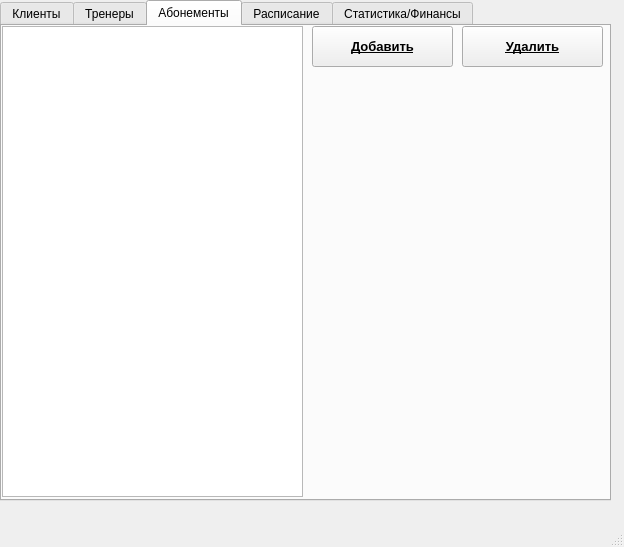
<?xml version="1.0" encoding="UTF-8"?>
<ui version="4.0">
 <class>MainWindow</class>
 <widget class="QMainWindow" name="MainWindow">
  <property name="geometry">
   <rect>
    <x>0</x>
    <y>0</y>
    <width>624</width>
    <height>547</height>
   </rect>
  </property>
  <property name="windowTitle">
   <string>MainWindow</string>
  </property>
  <widget class="QWidget" name="centralwidget">
   <widget class="QTabWidget" name="tabWidget_2">
    <property name="geometry">
     <rect>
      <x>0</x>
      <y>0</y>
      <width>611</width>
      <height>501</height>
     </rect>
    </property>
    <property name="currentIndex">
     <number>2</number>
    </property>
    <widget class="QWidget" name="tab_6">
     <attribute name="title">
      <string>Клиенты</string>
     </attribute>
     <widget class="QTableView" name="tvClients">
      <property name="geometry">
       <rect>
        <x>0</x>
        <y>0</y>
        <width>321</width>
        <height>471</height>
       </rect>
      </property>
     </widget>
     <widget class="QPushButton" name="btnAddClient">
      <property name="geometry">
       <rect>
        <x>320</x>
        <y>0</y>
        <width>281</width>
        <height>41</height>
       </rect>
      </property>
      <property name="font">
       <font>
        <pointsize>10</pointsize>
        <bold>true</bold>
        <underline>true</underline>
       </font>
      </property>
      <property name="text">
       <string>Добавить</string>
      </property>
     </widget>
     <widget class="QPushButton" name="btnEditClient">
      <property name="geometry">
       <rect>
        <x>320</x>
        <y>40</y>
        <width>281</width>
        <height>41</height>
       </rect>
      </property>
      <property name="font">
       <font>
        <pointsize>10</pointsize>
        <bold>true</bold>
        <underline>true</underline>
       </font>
      </property>
      <property name="text">
       <string>Изменить</string>
      </property>
     </widget>
     <widget class="QPushButton" name="btnDelClient">
      <property name="geometry">
       <rect>
        <x>320</x>
        <y>80</y>
        <width>281</width>
        <height>41</height>
       </rect>
      </property>
      <property name="font">
       <font>
        <pointsize>10</pointsize>
        <bold>true</bold>
        <underline>true</underline>
       </font>
      </property>
      <property name="text">
       <string>Удалить</string>
      </property>
     </widget>
     <widget class="QPushButton" name="btnRegisterVisit">
      <property name="geometry">
       <rect>
        <x>320</x>
        <y>120</y>
        <width>281</width>
        <height>41</height>
       </rect>
      </property>
      <property name="font">
       <font>
        <pointsize>10</pointsize>
        <bold>true</bold>
        <underline>true</underline>
       </font>
      </property>
      <property name="text">
       <string>Отметить посещение</string>
      </property>
     </widget>
     <widget class="QPushButton" name="btnAddSubscription">
      <property name="geometry">
       <rect>
        <x>320</x>
        <y>160</y>
        <width>281</width>
        <height>41</height>
       </rect>
      </property>
      <property name="font">
       <font>
        <pointsize>10</pointsize>
        <bold>true</bold>
        <underline>true</underline>
       </font>
      </property>
      <property name="text">
       <string>Добавить абонемент</string>
      </property>
     </widget>
    </widget>
    <widget class="QWidget" name="tab_7">
     <attribute name="title">
      <string>Тренеры</string>
     </attribute>
     <widget class="QTableView" name="tvTrainers">
      <property name="geometry">
       <rect>
        <x>0</x>
        <y>0</y>
        <width>301</width>
        <height>471</height>
       </rect>
      </property>
     </widget>
     <widget class="QPushButton" name="btnAddTrainer">
      <property name="geometry">
       <rect>
        <x>310</x>
        <y>0</y>
        <width>141</width>
        <height>41</height>
       </rect>
      </property>
      <property name="font">
       <font>
        <pointsize>10</pointsize>
        <bold>true</bold>
        <underline>true</underline>
       </font>
      </property>
      <property name="text">
       <string>Добавить</string>
      </property>
     </widget>
     <widget class="QPushButton" name="btnDelTrainer">
      <property name="geometry">
       <rect>
        <x>460</x>
        <y>0</y>
        <width>141</width>
        <height>41</height>
       </rect>
      </property>
      <property name="font">
       <font>
        <pointsize>10</pointsize>
        <bold>true</bold>
        <underline>true</underline>
       </font>
      </property>
      <property name="text">
       <string>Удалить</string>
      </property>
     </widget>
    </widget>
    <widget class="QWidget" name="tab_8">
     <attribute name="title">
      <string>Абонементы</string>
     </attribute>
     <widget class="QTableView" name="tvSubTypes">
      <property name="geometry">
       <rect>
        <x>0</x>
        <y>0</y>
        <width>301</width>
        <height>471</height>
       </rect>
      </property>
     </widget>
     <widget class="QPushButton" name="btnAddSubType">
      <property name="geometry">
       <rect>
        <x>310</x>
        <y>0</y>
        <width>141</width>
        <height>41</height>
       </rect>
      </property>
      <property name="font">
       <font>
        <pointsize>10</pointsize>
        <bold>true</bold>
        <underline>true</underline>
       </font>
      </property>
      <property name="text">
       <string>Добавить</string>
      </property>
     </widget>
     <widget class="QPushButton" name="btnDelSubType">
      <property name="geometry">
       <rect>
        <x>460</x>
        <y>0</y>
        <width>141</width>
        <height>41</height>
       </rect>
      </property>
      <property name="font">
       <font>
        <pointsize>10</pointsize>
        <bold>true</bold>
        <underline>true</underline>
       </font>
      </property>
      <property name="text">
       <string>Удалить</string>
      </property>
     </widget>
    </widget>
    <widget class="QWidget" name="tab_9">
     <attribute name="title">
      <string>Расписание</string>
     </attribute>
     <widget class="QCalendarWidget" name="calendarSchedule">
      <property name="geometry">
       <rect>
        <x>0</x>
        <y>0</y>
        <width>312</width>
        <height>190</height>
       </rect>
      </property>
     </widget>
     <widget class="QPushButton" name="btnAddTraining">
      <property name="geometry">
       <rect>
        <x>0</x>
        <y>190</y>
        <width>311</width>
        <height>31</height>
       </rect>
      </property>
      <property name="font">
       <font>
        <pointsize>10</pointsize>
        <bold>true</bold>
        <underline>true</underline>
       </font>
      </property>
      <property name="text">
       <string>Добавить тренировку</string>
      </property>
     </widget>
     <widget class="QPushButton" name="btnDelTraining">
      <property name="geometry">
       <rect>
        <x>0</x>
        <y>220</y>
        <width>311</width>
        <height>31</height>
       </rect>
      </property>
      <property name="font">
       <font>
        <pointsize>10</pointsize>
        <bold>true</bold>
        <underline>true</underline>
       </font>
      </property>
      <property name="text">
       <string>Отменить занятие</string>
      </property>
     </widget>
     <widget class="QPushButton" name="btnRefresh">
      <property name="geometry">
       <rect>
        <x>0</x>
        <y>250</y>
        <width>311</width>
        <height>31</height>
       </rect>
      </property>
      <property name="font">
       <font>
        <pointsize>10</pointsize>
        <bold>true</bold>
        <underline>true</underline>
       </font>
      </property>
      <property name="text">
       <string>Обновить</string>
      </property>
     </widget>
     <widget class="QTableView" name="tvSchedule">
      <property name="geometry">
       <rect>
        <x>320</x>
        <y>0</y>
        <width>281</width>
        <height>471</height>
       </rect>
      </property>
      <property name="editTriggers">
       <set>QAbstractItemView::EditTrigger::NoEditTriggers</set>
      </property>
      <property name="selectionBehavior">
       <enum>QAbstractItemView::SelectionBehavior::SelectRows</enum>
      </property>
     </widget>
    </widget>
    <widget class="QWidget" name="tab_10">
     <attribute name="title">
      <string>Статистика/Финансы</string>
     </attribute>
     <widget class="QDateEdit" name="deFrom">
      <property name="geometry">
       <rect>
        <x>0</x>
        <y>0</y>
        <width>111</width>
        <height>41</height>
       </rect>
      </property>
     </widget>
     <widget class="QDateEdit" name="deTo">
      <property name="geometry">
       <rect>
        <x>270</x>
        <y>0</y>
        <width>111</width>
        <height>41</height>
       </rect>
      </property>
     </widget>
     <widget class="QPushButton" name="btnCalcStats">
      <property name="geometry">
       <rect>
        <x>490</x>
        <y>0</y>
        <width>111</width>
        <height>41</height>
       </rect>
      </property>
      <property name="font">
       <font>
        <pointsize>10</pointsize>
        <bold>true</bold>
        <underline>true</underline>
       </font>
      </property>
      <property name="text">
       <string>Рассчитать</string>
      </property>
     </widget>
     <widget class="QLineEdit" name="lineEdit">
      <property name="geometry">
       <rect>
        <x>110</x>
        <y>0</y>
        <width>111</width>
        <height>41</height>
       </rect>
      </property>
      <property name="font">
       <font>
        <pointsize>10</pointsize>
        <bold>true</bold>
       </font>
      </property>
      <property name="text">
       <string>С какого числа</string>
      </property>
      <property name="readOnly">
       <bool>true</bool>
      </property>
     </widget>
     <widget class="QLineEdit" name="lineEdit_2">
      <property name="geometry">
       <rect>
        <x>380</x>
        <y>0</y>
        <width>111</width>
        <height>41</height>
       </rect>
      </property>
      <property name="font">
       <font>
        <pointsize>10</pointsize>
        <bold>true</bold>
       </font>
      </property>
      <property name="text">
       <string>По какое число</string>
      </property>
      <property name="readOnly">
       <bool>true</bool>
      </property>
     </widget>
     <widget class="QTableView" name="tvStatsDetails">
      <property name="geometry">
       <rect>
        <x>380</x>
        <y>40</y>
        <width>221</width>
        <height>411</height>
       </rect>
      </property>
     </widget>
     <widget class="QGroupBox" name="groupBox">
      <property name="geometry">
       <rect>
        <x>110</x>
        <y>50</y>
        <width>201</width>
        <height>201</height>
       </rect>
      </property>
      <property name="font">
       <font>
        <pointsize>10</pointsize>
        <bold>true</bold>
       </font>
      </property>
      <property name="title">
       <string>Финансовые итоги</string>
      </property>
      <widget class="QLabel" name="lblTotalRevenue">
       <property name="geometry">
        <rect>
         <x>10</x>
         <y>70</y>
         <width>111</width>
         <height>16</height>
        </rect>
       </property>
       <property name="text">
        <string>Выручка: [0 руб]</string>
       </property>
      </widget>
      <widget class="QLabel" name="lblSoldCount">
       <property name="geometry">
        <rect>
         <x>10</x>
         <y>140</y>
         <width>111</width>
         <height>16</height>
        </rect>
       </property>
       <property name="text">
        <string>Продано: [0 шт]</string>
       </property>
      </widget>
     </widget>
    </widget>
   </widget>
  </widget>
  <widget class="QMenuBar" name="menubar">
   <property name="geometry">
    <rect>
     <x>0</x>
     <y>0</y>
     <width>624</width>
     <height>26</height>
    </rect>
   </property>
  </widget>
  <widget class="QStatusBar" name="statusbar"/>
 </widget>
 <resources/>
 <connections/>
</ui>
